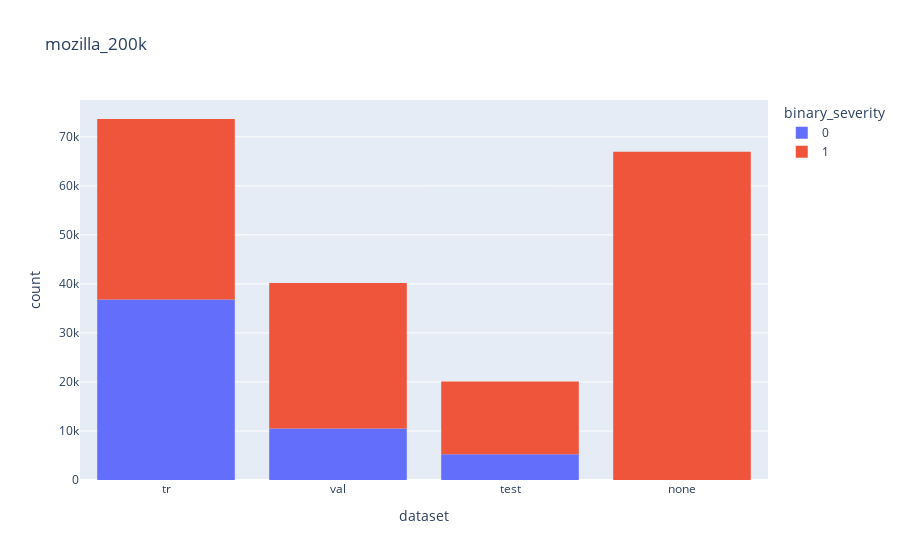

Notebook code for this chart:
### Code cell
fig = px.histogram(df,x="dataset",color="binary_severity",title=name)
# value_counts = df['binary_severity'].value_counts().sort_index()

# # Add annotations for the total count at the top of each bar
# for i, count in enumerate(value_counts):
#     fig.add_annotation(
#         x=i,  # X position of the annotation
#         y=count + 1000,  # Y position of the annotation (slightly above the bar)
#         text=str(count),  # Text of the annotation
#         showarrow=False,  # Don't show an arrow pointing to the bar
#     )
fig.show()

### Figure 1 — Plotly figure (JSON) as saved in the notebook; plotly's stock layout.template omitted (floating-point values rounded to 4 significant figures; data arrays with more than 128 entries replaced by an {"elided": "..."} marker saying what was removed)
{"data": [{"alignmentgroup": "True", "bingroup": "x", "hovertemplate": "binary_severity=0<br>dataset=%{x}<br>count=%{y}<extra></extra>", "legendgroup": "0", "marker": {"color": "#636efa", "pattern": {"shape": ""}}, "name": "0", "offsetgroup": "0", "orientation": "v", "showlegend": true, "type": "histogram", "x": {"elided": "52601 str values"}, "xaxis": "x", "yaxis": "y"}, {"alignmentgroup": "True", "bingroup": "x", "hovertemplate": "binary_severity=1<br>dataset=%{x}<br>count=%{y}<extra></extra>", "legendgroup": "1", "marker": {"color": "#EF553B", "pattern": {"shape": ""}}, "name": "1", "offsetgroup": "1", "orientation": "v", "showlegend": true, "type": "histogram", "x": {"elided": "148223 str values"}, "xaxis": "x", "yaxis": "y"}], "layout": {"barmode": "relative", "legend": {"title": {"text": "binary_severity"}, "tracegroupgap": 0}, "title": {"text": "mozilla_200k"}, "xaxis": {"anchor": "y", "domain": [0, 1], "title": {"text": "dataset"}}, "yaxis": {"anchor": "x", "domain": [0, 1], "title": {"text": "count"}}}}
